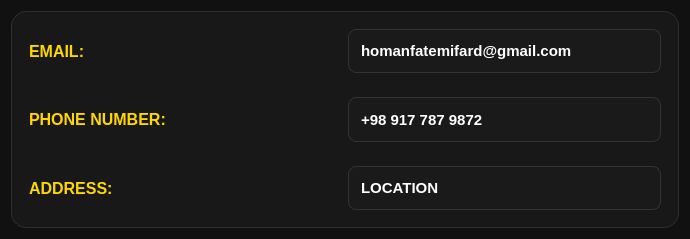
<?xml version="1.0" encoding="UTF-8"?>
<ui version="4.0">
 <class>ContactUsDialog</class>
 <widget class="QDialog" name="ContactUsDialog">
  <property name="geometry">
   <rect>
    <x>0</x>
    <y>0</y>
    <width>690</width>
    <height>239</height>
   </rect>
  </property>
  <property name="minimumSize">
   <size>
    <width>690</width>
    <height>239</height>
   </size>
  </property>
  <property name="maximumSize">
   <size>
    <width>690</width>
    <height>239</height>
   </size>
  </property>
  <property name="windowTitle">
   <string>CONTACT US</string>
  </property>
  <property name="windowIcon">
   <iconset>
    <normalon>:/icons/FILES/LOGO.png</normalon>
   </iconset>
  </property>
  <property name="styleSheet">
   <string notr="true">QDialog, QWidget {
    background-color: #111111;
    color: white;
    font-family: Segoe UI;
}

QLabel {
    color: white;
    border: none;
    background: transparent;
    font-size: 11pt;
}

#label,
#label_3,
#label_5 {
    color: #FFD700;
    font-size: 12pt;
    font-weight: bold;
}

#label_2,
#label_4,
#label_6 {
    color: white;
    font-size: 11pt;
    font-weight: 600;
    padding: 8px;
    border: 1px solid #333333;
    border-radius: 8px;
    background-color: #1a1a1a;
}

#label_2:hover,
#label_4:hover {
    color: #FFD700;
    border: 1px solid #FFD700;
    background-color: #202020;
}

QWidget#widget {
    background-color: #181818;
    border: 1px solid #2e2e2e;
    border-radius: 15px;
}

QWidget#widget_2,
QWidget#widget_3,
QWidget#widget_4 {
    background-color: transparent;
    border: none;
}
</string>
  </property>
  <layout class="QVBoxLayout" name="verticalLayout">
   <item>
    <widget class="QWidget" name="widget" native="true">
     <property name="font">
      <font>
       <family>Segoe UI</family>
       <pointsize>11</pointsize>
       <weight>50</weight>
       <bold>false</bold>
      </font>
     </property>
     <property name="styleSheet">
      <string notr="true"/>
     </property>
     <layout class="QVBoxLayout" name="verticalLayout_2">
      <item>
       <widget class="QWidget" name="widget_2" native="true">
        <layout class="QHBoxLayout" name="horizontalLayout">
         <item>
          <widget class="QLabel" name="label">
           <property name="styleSheet">
            <string notr="true"/>
           </property>
           <property name="text">
            <string>EMAIL:</string>
           </property>
          </widget>
         </item>
         <item>
          <widget class="ClickCopyLabel" name="label_2">
           <property name="styleSheet">
            <string notr="true"/>
           </property>
           <property name="text">
            <string>homanfatemifard@gmail.com</string>
           </property>
          </widget>
         </item>
        </layout>
       </widget>
      </item>
      <item>
       <widget class="QWidget" name="widget_4" native="true">
        <layout class="QHBoxLayout" name="horizontalLayout_3">
         <item>
          <widget class="QLabel" name="label_3">
           <property name="styleSheet">
            <string notr="true"/>
           </property>
           <property name="text">
            <string>PHONE NUMBER:</string>
           </property>
          </widget>
         </item>
         <item>
          <widget class="ClickCopyLabel" name="label_4">
           <property name="styleSheet">
            <string notr="true"/>
           </property>
           <property name="text">
            <string>+98 917 787 9872</string>
           </property>
          </widget>
         </item>
        </layout>
       </widget>
      </item>
      <item>
       <widget class="QWidget" name="widget_3" native="true">
        <layout class="QHBoxLayout" name="horizontalLayout_2">
         <item>
          <widget class="QLabel" name="label_5">
           <property name="styleSheet">
            <string notr="true"/>
           </property>
           <property name="text">
            <string>ADDRESS:</string>
           </property>
          </widget>
         </item>
         <item>
          <widget class="QLabel" name="label_6">
           <property name="styleSheet">
            <string notr="true"/>
           </property>
           <property name="text">
            <string>LOCATION</string>
           </property>
          </widget>
         </item>
        </layout>
       </widget>
      </item>
     </layout>
    </widget>
   </item>
  </layout>
 </widget>
 <customwidgets>
  <customwidget>
   <class>ClickCopyLabel</class>
   <extends>QLabel</extends>
   <header>copylabel.h</header>
  </customwidget>
 </customwidgets>
 <resources/>
 <connections/>
</ui>
